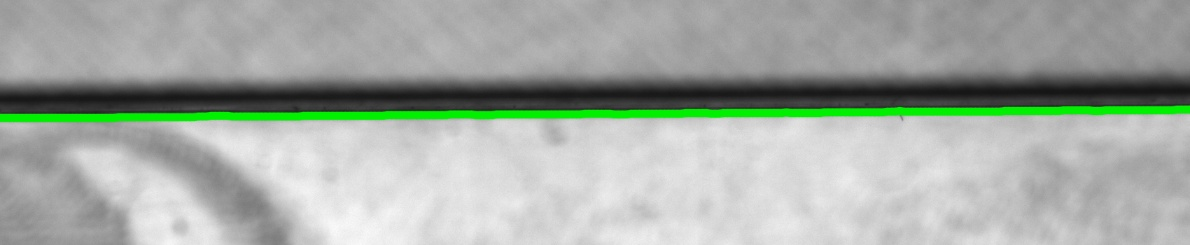
#> input picture 图片检测结果/四图基准验证/20261010_154529_973378/内边框局部.jpg, 1190 x 245 px
$ python -i opening_contour.py   (imports and definitions only)
#> lines starting #> are read from the running program, lines starting #| are printed output that depends on the picture; after the words box and inside, x2 and y2 are one past the last pixel; in counts of white or black regions, pixels touching at a corner belong together
"""Trace the selected inner or outer optical edge of a dark opening rim.

Convexity is used ONLY to initialize the search strip. The returned contour is
supported by original-resolution grayscale profiles, with a continuity prior.
It is neither a CAD rectangle nor a dimensional ground truth.
"""
from dataclasses import asdict, dataclass

import cv2
import numpy as np


class NoContourFound(ValueError):
    pass


@dataclass
class ContourSettings:
    boundary_side: str = "inner"
    coarse_max_size: int = 1400
    blackhat_kernel: int = 25
    blackhat_threshold: float = 25.0
    min_area_fraction: float = 0.06
    min_rectangularity: float = 0.85
    min_solidity: float = 0.94
    sample_spacing_px: float = 6.0
    outward_search_fraction: float = 0.0107
    inward_search_fraction: float = 0.0036
    profile_step_px: float = 0.5
    min_gradient: float = 2.0
    min_contrast: float = 8.0
    min_supported_fraction: float = 0.95
    min_side_supported_fraction: float = 0.85
    max_weak_arc_fraction: float = 0.03

    def validate(self):
        if self.boundary_side not in ("inner", "outer"):
            raise ValueError("boundary_side must be inner or outer")
        for name, value in asdict(self).items():
            if name == "boundary_side":
                continue
            if not np.isfinite(value) or value <= 0:
                raise ValueError(f"Invalid contour setting: {name}")
        if not 200 <= self.coarse_max_size <= 3000:
            raise ValueError("coarse_max_size must be in [200, 3000]")
        if self.blackhat_kernel < 3 or self.blackhat_kernel % 2 != 1:
            raise ValueError("blackhat_kernel must be an odd integer >= 3")
        if self.profile_step_px > 1 or self.sample_spacing_px < 1:
            raise ValueError("profile_step_px <= 1 and sample_spacing_px >= 1 required")
        for name in ("min_area_fraction", "min_rectangularity", "min_solidity",
                     "min_supported_fraction", "min_side_supported_fraction",
                     "max_weak_arc_fraction"):
            if getattr(self, name) >= 1:
                raise ValueError(f"{name} must be below 1")


def _roi(gray, roi):
    height, width = gray.shape
    x, y, w, h = (0, 0, width, height) if roi is None else map(int, roi)
    if min(x, y) < 0 or min(w, h) < 50 or x+w > width or y+h > height:
        raise ValueError("ROI outside image bounds or smaller than 50 pixels")
    return x, y, w, h


def _seed(gray, roi, settings):
    x, y, w, h = _roi(gray, roi)
    # Resize only the initialization. Refinement uses original image pixels.
    scale = min(1.0, settings.coarse_max_size / max(w, h))
    coarse = cv2.resize(gray[y:y+h, x:x+w], None, fx=scale, fy=scale,
                        interpolation=cv2.INTER_AREA)
    sy, sx = coarse.shape[0]/h, coarse.shape[1]/w
    blurred = cv2.GaussianBlur(coarse, (5, 5), 0.9)
    kernel = cv2.getStructuringElement(cv2.MORPH_ELLIPSE,
                                       (settings.blackhat_kernel,)*2)
    dark_band = cv2.morphologyEx(blurred, cv2.MORPH_BLACKHAT, kernel)
    _, mask = cv2.threshold(dark_band, settings.blackhat_threshold, 255,
                            cv2.THRESH_BINARY)
    mask = cv2.morphologyEx(mask, cv2.MORPH_CLOSE, np.ones((3, 3), np.uint8))
    contours, hierarchy = cv2.findContours(mask, cv2.RETR_TREE, cv2.CHAIN_APPROX_NONE)
    candidates = []
    for i, contour in enumerate(contours):
        area = cv2.contourArea(contour)
        bx, by, bw, bh = cv2.boundingRect(contour)
        if not settings.min_area_fraction*coarse.size < area < 0.90*coarse.size:
            continue
        if min(bx, by) < 3 or bx+bw >= coarse.shape[1]-3 or by+bh >= coarse.shape[0]-3:
            continue  # Reject a cavity clipped by either the image or the ROI.
        # An odd-depth contour is the hole enclosed by the dark band, even when
        # the band itself connects to exterior marks and the image border.
        depth, parent = 0, int(hierarchy[0, i, 3])
        while parent >= 0:
            depth += 1
            parent = int(hierarchy[0, parent, 3])
        if depth % 2 != 1:
            continue
        rect = cv2.minAreaRect(contour)
        rw, rh = rect[1]
        hull = cv2.convexHull(contour)
        solidity = area/max(cv2.contourArea(hull), 1)
        rectangularity = area/max(rw*rh, 1)
        if (min(rw, rh) < 40 or rectangularity < settings.min_rectangularity
                or solidity < settings.min_solidity):
            continue
        candidates.append((area*rectangularity, hull, {
            "coarse_area_fraction": area/coarse.size,
            "coarse_rectangularity": rectangularity,
            "coarse_solidity": solidity,
        }))
    if not candidates:
        raise NoContourFound("No complete dark-rim opening found; specify a single-cavity ROI, "
                             "or check that the entire dark boundary is visible")
    candidates.sort(key=lambda item: item[0], reverse=True)
    if len(candidates) > 1 and candidates[1][0] > 0.65*candidates[0][0]:
        raise ValueError("Multiple complete openings found; specify a single-cavity --roi")
    _, hull, metadata = candidates[0]
    seed = hull.reshape(-1, 2).astype(np.float64)/[sx, sy]+[x, y]
    if cv2.contourArea(seed.astype(np.float32), oriented=True) < 0:
        seed = seed[::-1]
    metadata.update({"candidate_count": len(candidates), "coarse_scale_xy": [sx, sy],
                     "roi_px": [x, y, w, h]})
    return seed, metadata


# [48 lines left out: functions _resample, _continuous_path, _longest_false_arc, not called in this run]


def find_opening(gray, roi=None, settings=None):
    """Return a closed contour and evidence in full-resolution x,y coordinates."""
    settings = settings or ContourSettings()
    settings.validate()
    seed, initialization = _seed(gray, roi, settings)
    bases, normals = _resample(seed, settings.sample_spacing_px)
    short_side = min(cv2.minAreaRect(seed.astype(np.float32))[1])
    outward = max(12, settings.outward_search_fraction*min(gray.shape), short_side*0.015)
    inward = max(6, settings.inward_search_fraction*min(gray.shape))
    step = settings.profile_step_px
    offsets = np.arange(-outward, inward+step/2, step)
    locations = bases[:, None, :]+normals[:, None, :]*offsets[None, :, None]
    valid_locations = ((locations[:, :, 0] >= 1) & (locations[:, :, 0] < gray.shape[1]-2)
                       & (locations[:, :, 1] >= 1) & (locations[:, :, 1] < gray.shape[0]-2))
    smooth = cv2.GaussianBlur(gray, (0, 0), 1.2)
    profiles = cv2.remap(smooth, locations[:, :, 0].astype(np.float32),
                         locations[:, :, 1].astype(np.float32), cv2.INTER_LINEAR,
                         borderMode=cv2.BORDER_REPLICATE).astype(np.float32)
    # Smooth along profile offsets only, never along unrelated profile rows.
    profiles = cv2.GaussianBlur(profiles, (0, 0), 0.75/step, sigmaY=0.01)
    # The inward normal crosses two distinct transitions. Positive gradient
    # selects the dark rim -> brighter cavity edge confirmed as target A;
    # negative gradient retains the previous exterior -> dark rim option.
    gradient = np.gradient(profiles, step, axis=1)
    if settings.boundary_side == "outer":
        gradient = -gradient
    gradient[~valid_locations] = -1000
    path = _continuous_path(gradient, step)
    center_offsets = offsets[path]
    strength = gradient[np.arange(len(path)), path]
    # A local derivative centroid refines the tracked edge, without assuming a
    # straight wall or fitting a circle through the rounded corners.
    local = np.abs(offsets[None, :]-center_offsets[:, None]) <= 3
    baseline = np.median(gradient, axis=1)[:, None]
    weights = np.maximum(gradient-baseline, 0)*local*valid_locations
    refined_offsets = np.sum(weights*offsets, axis=1)/np.maximum(weights.sum(axis=1), 1e-9)
    points = bases+refined_offsets[:, None]*normals
    supported = ((strength >= settings.min_gradient)
                 & (np.ptp(profiles, axis=1) >= settings.min_contrast)
                 & (path > 6) & (path < len(offsets)-7))
    weak_arc = _longest_false_arc(supported)
    rect = cv2.minAreaRect(seed.astype(np.float32))
    box = cv2.boxPoints(rect).astype(float)
    distances = []
    for i in range(4):
        a, b = box[i], box[(i+1) % 4]
        delta = b-a
        normal = np.array([-delta[1], delta[0]])/np.linalg.norm(delta)
        distances.append(np.abs((bases-a) @ normal))
    side_indices = np.argmin(distances, axis=0)
    side_support = [float(supported[side_indices == i].mean()) for i in range(4)]
    neighbor_steps = np.linalg.norm(np.roll(points, -1, axis=0)-points, axis=1)
    reasons = []
    if supported.mean() < settings.min_supported_fraction:
        reasons.append("insufficient grayscale support around the complete contour")
    if min(side_support) < settings.min_side_supported_fraction:
        reasons.append("one wall has insufficient grayscale support")
    if weak_arc > settings.max_weak_arc_fraction:
        reasons.append("a long boundary segment lacks direct grayscale support")
    if neighbor_steps.max() > 3*settings.sample_spacing_px:
        reasons.append("tracked contour has a discontinuity, including at the closing seam")
    if reasons:
        raise ValueError("Contour requires review: "+"; ".join(reasons))
    lo, hi = points.min(axis=0), points.max(axis=0)
    return {
        "closed": True, "point_count": len(points),
        "boundary_side": settings.boundary_side,
        "boundary_definition": ("dark rim to inward brighter cavity transition; target A, user-selected wall-floor boundary"
                                if settings.boundary_side == "inner" else
                                "exterior-to-dark transition of the visible opening rim"),
        "points_px": points.tolist(), "gradient_gray_per_px": strength.tolist(),
        "directly_supported": supported.tolist(),
        "bbox_xywh_px": [*lo.tolist(), *(hi-lo).tolist()],
        "enclosed_area_px2": float(abs(cv2.contourArea(points.astype(np.float32)))),
        "perimeter_px": float(neighbor_steps.sum()),
        "quality": {"supported_fraction": float(supported.mean()),
                    "side_supported_fractions": side_support,
                    "longest_weak_arc_fraction": float(weak_arc),
                    "median_gradient_gray_per_px": float(np.median(strength)),
                    "maximum_neighbor_step_px": float(neighbor_steps.max())},
        "initialization": initialization, "settings": asdict(settings),
        "method": "black-hat dark band; convex seed; continuous grayscale profile tracking; local centroid",
    }

>>> import cv2
>>> picture = cv2.imread('../../../图片检测结果/四图基准验证/20261010_154529_973378/内边框局部.jpg', cv2.IMREAD_GRAYSCALE)
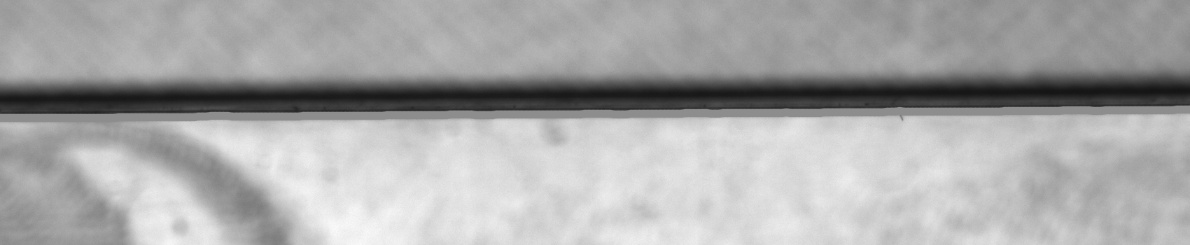
#> picture: shape (245, 1190); min 20, max 250, mean 168.4
>>> result = find_opening(picture)
#> in _seed, `x, y, w, h = _roi(gray, roi)`: x = 0; w = 1190; h = 245
#> in _seed, `scale = min(1.0, settings.coarse_max_size / max(w, h))`: scale = 1
#> in _seed, `dark_band = cv2.morphologyEx(blurred, cv2.MORPH_BLACKHAT, kernel)`:
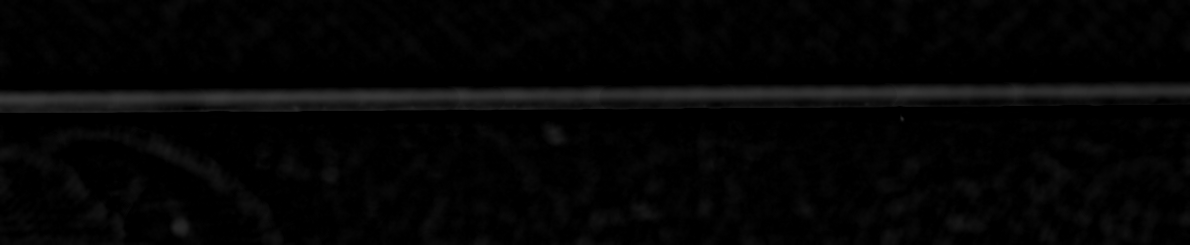
#> dark_band: shape (245, 1190); min 0, max 58, mean 4.9
#> in _seed, `_, mask = cv2.threshold(dark_band, settings.blackhat_threshold, 255, c..`:
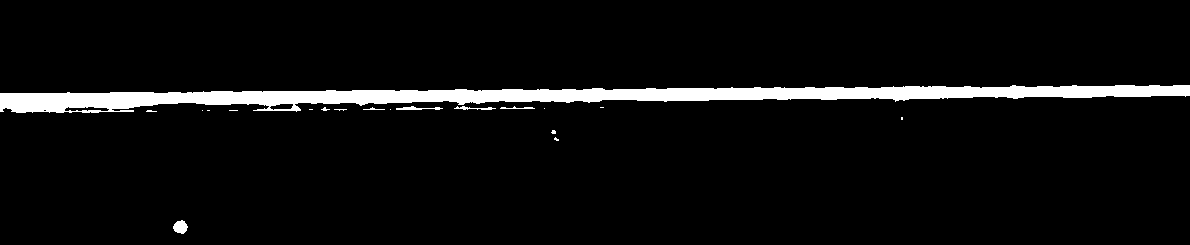
#> mask: shape (245, 1190); 5.5% white; 19 white regions (13 under 20 px), largest, box (x1, y1, x2, y2) and area: (0, 85, 1190, 113) 15391, (173, 220, 188, 234) 148, (396, 106, 443, 110) 99, (454, 106, 496, 110) 78, (500, 106, 535, 109) 53, (363, 107, 385, 110) 28
#> in _seed, `mask = cv2.morphologyEx(mask, cv2.MORPH_CLOSE, np.ones((3, 3), np.uint..`: mask: shape (245, 1190); 5.5% white; 18 white regions (13 under 20 px)
#> in _seed, `contours, hierarchy = cv2.findContours(mask, cv2.RETR_TREE, cv2.CHAIN_..`: contours = 24 contours, 17 with area under 20; largest, box (x1, y1, x2, y2) and area: (0, 85, 1190, 113) 14504, (173, 220, 188, 234) 128, (270, 103, 293, 110) 114, (396, 106, 443, 110) 52, (100, 107, 108, 112) 26, (87, 106, 95, 111) 26, (70, 107, 77, 112) 22
#> the loop in _seed, `for i, contour in enumerate(contours):` made 24 passes
#> (area, bx, by, bw, bh) on passes 1, 17, 18, 19, 21, 23, 24: (128.5, 173, 220, 15, 14), (51.5, 396, 106, 47, 4), (14503.5, 0, 85, 1190, 28), (26, 100, 107, 8, 5), (22, 70, 107, 7, 5), (26, 87, 106, 8, 5), (113.5, 270, 103, 23, 7)
#> after the loop in _seed, `for i, contour in enumerate(contours):`: candidates = []
#> (the run stopped early here; a loop or call above may not have finished)
